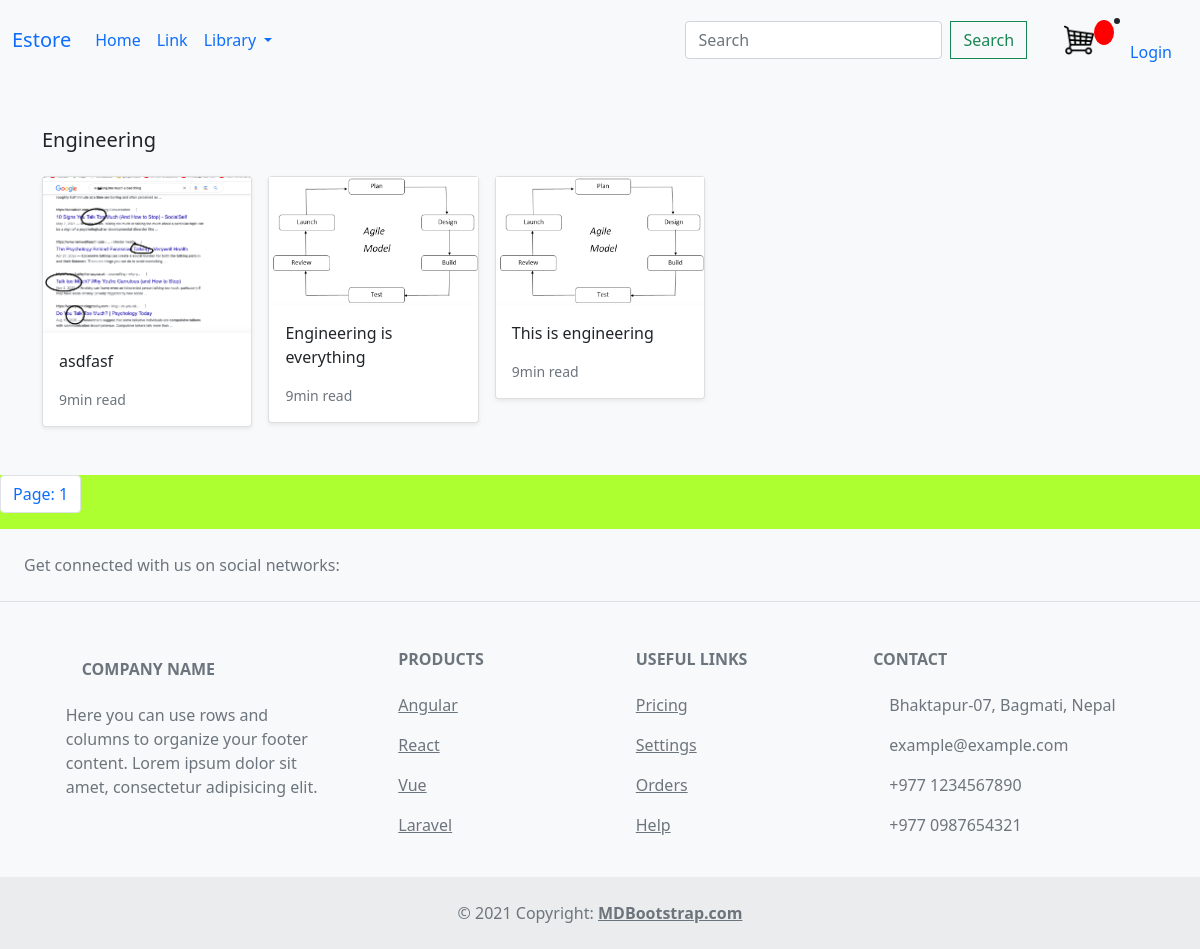
Page /search/engineering/ on the committed database.
### store/models.py (models this page shows, shortened)
class Category(models.Model):
    name = models.CharField(max_length=100, db_index=True)
    slug = models.SlugField(max_length = 100,unique=True)
    class Meta:
        verbose_name_plural = 'categories'
    def get_absolute_url(self):#for dynamic link for category
        return reverse('store:category_list', args=[self.slug])

class Product(models.Model):
    category = models.ForeignKey(Category,related_name='product', on_delete=models.CASCADE)
    title = models.CharField(max_length=100)
    author = models.CharField(max_length=100, default='admin')
    description = models.TextField(blank=True)
    image = models.ImageField(upload_to = 'images/')
    slug = models.SlugField(max_length=100)
    price = models.DecimalField(max_digits=4, decimal_places=2)
    in_stock = models.BooleanField(default=True)
    is_active = models.BooleanField(default=True)
    created = models.DateTimeField(auto_now_add=True)
    updated = models.DateTimeField(auto_now=True)
    class Meta:
        verbose_name_plural = 'Product'
        ordering = ('-created', )
    def get_absolute_url(self):
        return reverse('store:product_detail', args=[self.slug])

### store/views.py (the view)
# urls.py: path('search/<slug:categroy_slug>/',views.category_list, name = 'category_list' ),
def category_list(request, categroy_slug):
    category  = get_object_or_404(Category, slug = categroy_slug)
    products = Product.objects.filter(category = category)
    paginator = Paginator(products, 3)
    page_number = request.GET.get('page')
    page_obj = paginator.get_page(page_number)
    context = {'category': category,'page_obj': page_obj}
    return render(request, 'store/category.html', context)

### store/views.py (called while the page is built)
def categories(request):
    return{
        'categories': Category.objects.all()
    }

### store/templates/store/category.html (shortened to what this page needs)
{% extends "base.html"%}
{%load static%}
{%block content%}
<main>
    <div class="album py-5 bg-light">
      <div class="container">
        <div class="pb-3 h5">{{category.name|title}}</div>
        <div class="row row-cols-1 row-cols-sm-2 row-cols-md-5 g-3">
          {% for product in page_obj %}
          <div class="col">
            <div class="card shadow-sm">
              <img class="img-fluid" alt="Responsive image" src="{{ product.image.url }}">
              <div class="card-body">
                <p class="card-text">
                  <a class="text-dark text-decoration-none" href="{{product.get_absolute_url}}">{{ product.title }}</a>
                </p>
                <div class="d-flex justify-content-between align-items-center">
                  <small class="text-muted">9min read</small>
                </div>
              </div>
            </div>
          </div>
          {% endfor %}
        </div>
      </div>
    </div>
</main>
{% include "./pagnination.html"%}
{%endblock%}

### staticFiles/css/main.css (style rules this page uses)
body { background-color:greenyellow; }

### rows in the picture
Category: name "Engineering"
Product: image (picture), title "asdfasf"
Product: image (picture), title "Engineering is everything"
Product: image (picture), title "This is engineering"

### other values in the picture
{{ page_obj.number }} "1"
